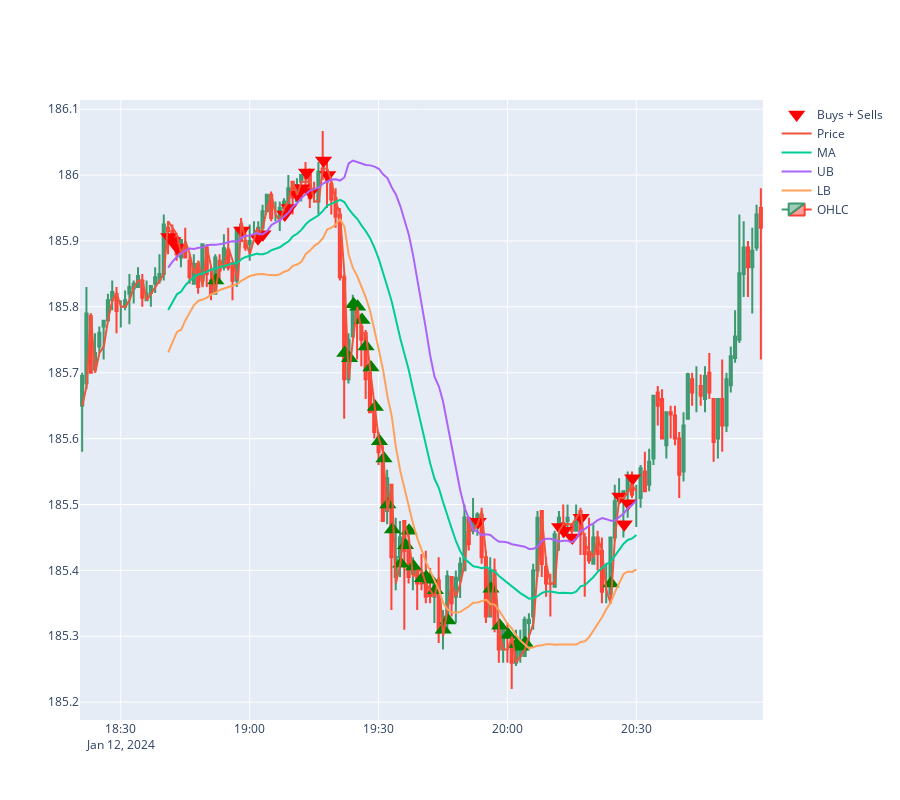

The code cell stored with this chart in its notebook:
### Code cell
AAPL_Bot.Plotting("1m")

### Figure 1 — Plotly figure (JSON) as saved in the notebook; plotly's stock layout.template omitted (floating-point values rounded to 4 significant figures; data arrays with more than 128 entries replaced by an {"elided": "..."} marker saying what was removed)
{"data": [{"marker": {"color": ["red", "red", "red", "green", "red", "red", "red", "red", "red", "red", "red", "red", "red", "red", "red", "green", "green", "green", "green", "green", "green", "green", "green", "green", "green", "green", "green", "green", "green", "green", "green", "green", "green", "green", "green", "green", "green", "red", "green", "green", "green", "green", "green", "green", "red", "red", "red", "red", "green", "red", "red", "red", "red"], "size": 15, "symbol": ["triangle-down", "triangle-down", "triangle-down", "triangle-up", "triangle-down", "triangle-down", "triangle-down", "triangle-down", "triangle-down", "triangle-down", "triangle-down", "triangle-down", "triangle-down", "triangle-down", "triangle-down", "triangle-up", "triangle-up", "triangle-up", "triangle-up", "triangle-up", "triangle-up", "triangle-up", "triangle-up", "triangle-up", "triangle-up", "triangle-up", "triangle-up", "triangle-up", "triangle-up", "triangle-up", "triangle-up", "triangle-up", "triangle-up", "triangle-up", "triangle-up", "triangle-up", "triangle-up", "triangle-down", "triangle-up", "triangle-up", "triangle-up", "triangle-up", "triangle-up", "triangle-up", "triangle-down", "triangle-down", "triangle-down", "triangle-down", "triangle-up", "triangle-down", "triangle-down", "triangle-down", "triangle-down"]}, "mode": "markers", "name": "Buys + Sells", "type": "scatter", "x": ["2024-01-12T18:41:09.694959+00:00", "2024-01-12T18:42:08.038398+00:00", "2024-01-12T18:43:08.382399+00:00", "2024-01-12T18:52:05.964739+00:00", "2024-01-12T18:58:08.599059+00:00", "2024-01-12T19:01:55.616577+00:00", "2024-01-12T19:03:05.055907+00:00", "2024-01-12T19:08:10.418014+00:00", "2024-01-12T19:09:09.650680+00:00", "2024-01-12T19:11:06.366702+00:00", "2024-01-12T19:12:08.910080+00:00", "2024-01-12T19:13:14.859266+00:00", "2024-01-12T19:14:08.016151+00:00", "2024-01-12T19:17:11.967728+00:00", "2024-01-12T19:18:10.347361+00:00", "2024-01-12T19:22:08.211604+00:00", "2024-01-12T19:23:14.593629+00:00", "2024-01-12T19:24:11.498095+00:00", "2024-01-12T19:25:08.369372+00:00", "2024-01-12T19:26:09.771329+00:00", "2024-01-12T19:27:05.624486+00:00", "2024-01-12T19:28:14.007633+00:00", "2024-01-12T19:29:14.914175+00:00", "2024-01-12T19:30:12.697460+00:00", "2024-01-12T19:31:15.858409+00:00", "2024-01-12T19:32:10.501739+00:00", "2024-01-12T19:33:15.368835+00:00", "2024-01-12T19:35:11.192660+00:00", "2024-01-12T19:36:15.968651+00:00", "2024-01-12T19:37:06.330313+00:00", "2024-01-12T19:38:08.751969+00:00", "2024-01-12T19:40:12.466331+00:00", "2024-01-12T19:41:05.950112+00:00", "2024-01-12T19:42:09.333232+00:00", "2024-01-12T19:43:13.921914+00:00", "2024-01-12T19:45:04.174611+00:00", "2024-01-12T19:46:09.013895+00:00", "2024-01-12T19:53:12.159250+00:00", "2024-01-12T19:56:10.674816+00:00", "2024-01-12T19:58:12.791200+00:00", "2024-01-12T20:00:14.225878+00:00", "2024-01-12T20:02:09.305948+00:00", "2024-01-12T20:03:12.151487+00:00", "2024-01-12T20:04:07.558082+00:00", "2024-01-12T20:12:09.575341+00:00", "2024-01-12T20:13:08.053348+00:00", "2024-01-12T20:15:06.964480+00:00", "2024-01-12T20:17:09.563365+00:00", "2024-01-12T20:24:06.173663+00:00", "2024-01-12T20:26:12.072572+00:00", "2024-01-12T20:27:11.693300+00:00", "2024-01-12T20:28:07.617610+00:00", "2024-01-12T20:29:09.667614+00:00"], "y": [185.9, 185.9, 185.9, 185.8, 185.9, 185.9, 185.9, 185.9, 185.9, 186.0, 186.0, 186.0, 186.0, 186.0, 186, 185.7, 185.7, 185.8, 185.8, 185.8, 185.7, 185.7, 185.6, 185.6, 185.6, 185.5, 185.5, 185.4, 185.4, 185.5, 185.4, 185.4, 185.4, 185.4, 185.4, 185.3, 185.3, 185.5, 185.4, 185.3, 185.3, 185.3, 185.3, 185.3, 185.5, 185.5, 185.4, 185.5, 185.4, 185.5, 185.5, 185.5, 185.5]}, {"mode": "lines", "name": "Price", "type": "scatter", "x": {"elided": "130 str values"}, "y": {"elided": "130 float values"}}, {"mode": "lines", "name": "MA", "type": "scatter", "x": {"elided": "130 str values"}, "y": {"elided": "130 float values"}}, {"mode": "lines", "name": "UB", "type": "scatter", "x": {"elided": "130 str values"}, "y": {"elided": "130 float values"}}, {"mode": "lines", "name": "LB", "type": "scatter", "x": {"elided": "130 str values"}, "y": {"elided": "130 float values"}}, {"close": {"elided": "159 float values"}, "high": {"elided": "159 float values"}, "low": {"elided": "159 float values"}, "name": "OHLC", "open": {"elided": "159 float values"}, "type": "candlestick", "x": {"elided": "159 str values"}}], "layout": {"height": 800, "xaxis": {"rangeslider": {"visible": false}}}}
